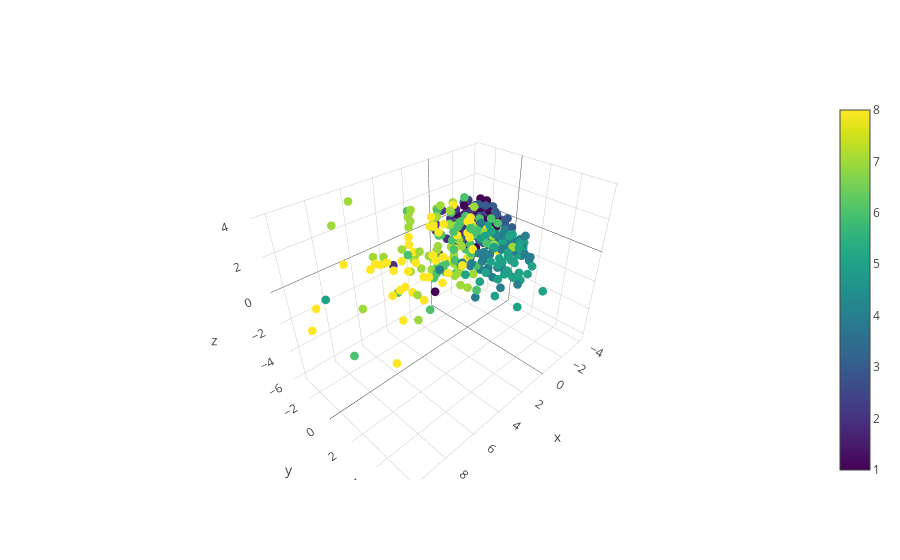

The notebook cell this image was saved under:
### Code cell
# Plot with plotly to get interactive 3D visualisation
iplot([go.Scatter3d(
    x = pack_pca.new_data[:,0],
    y = pack_pca.new_data[:,1],
    z = pack_pca.new_data[:,2],
    text =  pack_stats.loc[:,"number"].values,
    mode = 'markers',
     marker=dict(
         color = pack_stats.loc[:,"number"].values,
         colorscale='Viridis',
         showscale = True,
        size=3)
)])

### Figure 1 — Plotly figure (JSON) as saved in the notebook; plotly's stock layout.template omitted (floating-point values rounded to 4 significant figures; data arrays with more than 128 entries replaced by an {"elided": "..."} marker saying what was removed)
{"data": [{"marker": {"color": {"elided": "403 int values"}, "colorscale": "Viridis", "showscale": true, "size": 3}, "mode": "markers", "text": {"elided": "403 int values"}, "type": "scatter3d", "x": {"elided": "403 float values"}, "y": {"elided": "403 float values"}, "z": {"elided": "403 float values"}}], "layout": {}}
